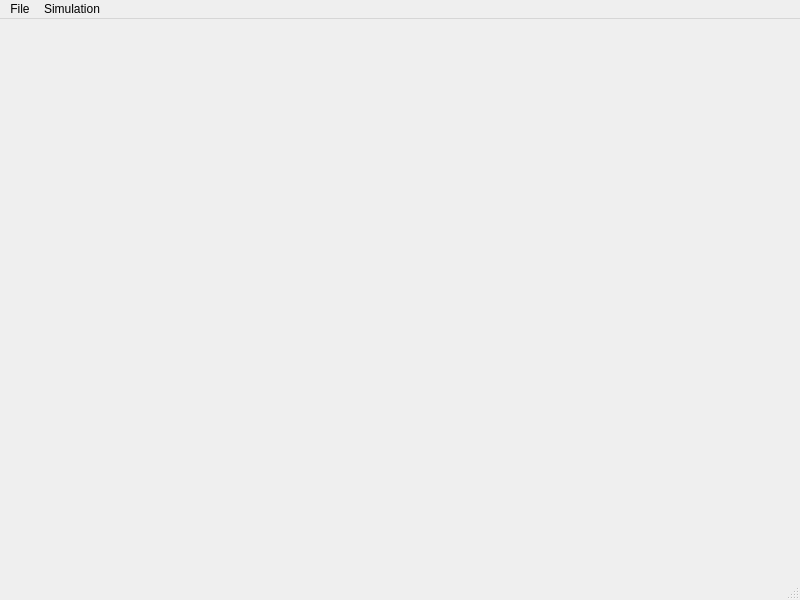
<?xml version="1.0" encoding="UTF-8"?>
<ui version="4.0">
 <class>guiDlg</class>
 <widget class="QMainWindow" name="guiDlg">
  <property name="geometry">
   <rect>
    <x>0</x>
    <y>0</y>
    <width>800</width>
    <height>600</height>
   </rect>
  </property>
  <property name="windowTitle">
   <string>yolo_tracker</string>
  </property>
    <widget class="QWidget" name="centralwidget">
     <layout class="QVBoxLayout" name="verticalLayout">
      <item>
       <widget class="QSplitter" name="splitter_1">
        <property name="orientation">
         <enum>Qt::Horizontal</enum>
        </property>
        <widget class="QSplitter" name="splitter_2">
         <property name="sizePolicy">
          <sizepolicy hsizetype="Minimum" vsizetype="Expanding">
           <horstretch>0</horstretch>
           <verstretch>0</verstretch>
          </sizepolicy>
         </property>
         <property name="orientation">
          <enum>Qt::Vertical</enum>
         </property>
        </widget>
       </widget>
      </item>
     </layout>
    </widget>
    <widget class="QMenuBar" name="menubar">
     <property name="geometry">
      <rect>
       <x>0</x>
       <y>0</y>
       <width>780</width>
       <height>25</height>
      </rect>
     </property>
     <widget class="QMenu" name="menuFile">
      <property name="title">
       <string>File</string>
      </property>
      <addaction name="actionSave"/>
     </widget>
     <widget class="QMenu" name="menuSimulation">
      <property name="title">
       <string>Simulation</string>
      </property>
      <addaction name="actionStart_Stop"/>
     </widget>
     <addaction name="menuFile"/>
     <addaction name="menuSimulation"/>
    </widget>
    <widget class="QStatusBar" name="statusbar"/>
    <action name="actionSave">
     <property name="text">
      <string>Save</string>
     </property>
    </action>
    <action name="actionStart_Stop">
     <property name="text">
      <string>Start/Stop</string>
     </property>
    </action>
 </widget>
 <resources/>
 <connections/>
</ui>
